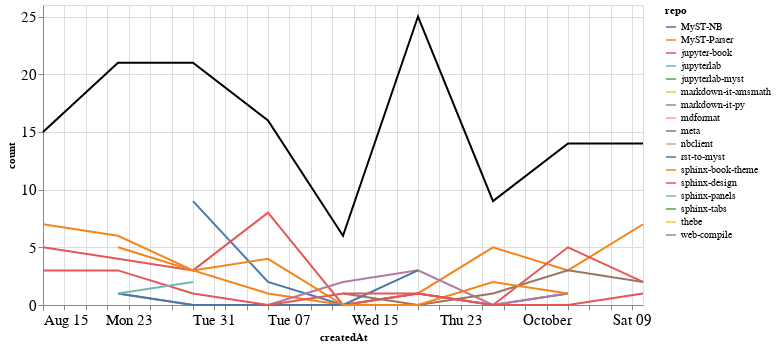

Notebook cell for this chart:
### Markdown cell above
### Comments

### Code cell
comments_time = comments.groupby('repo').resample('W', on='createdAt').count()['author'].reset_index()
comments_time = comments_time.rename(columns={'author': 'count'})
comments_time_total = comments_time.groupby('createdAt').agg({"count": "sum"}).reset_index()
ch1 = alt.Chart(comments_time, width=600).mark_line().encode(
    x='createdAt',
    y='count',
    color='repo',
    tooltip="repo"
)

ch2 = alt.Chart(comments_time_total, width=600).mark_line(color="black").encode(
    x='createdAt',
    y='count',
)

ch1 + ch2

### Figure 1 — Vega-Lite specification as saved in the notebook (floating-point values rounded to 4 significant figures)
{"config": {"axisLeft": {"labelFontSize": 15}, "axisBottom": {"labelFontSize": 15}}, "layer": [{"data": {"name": "data-57216e534bfbaed9f65c712abe31753d"}, "mark": "line", "encoding": {"color": {"type": "nominal", "field": "repo"}, "tooltip": {"type": "nominal", "field": "repo"}, "x": {"type": "temporal", "field": "createdAt"}, "y": {"type": "quantitative", "field": "count"}}, "width": 600}, {"data": {"name": "data-3243a9d8cd61280fe6541f0998f19838"}, "mark": {"type": "line", "color": "black"}, "encoding": {"x": {"type": "temporal", "field": "createdAt"}, "y": {"type": "quantitative", "field": "count"}}, "width": 600}], "$schema": "https://vega.github.io/schema/vega-lite/v4.8.1.json", "datasets": {"data-57216e534bfbaed9f65c712abe31753d": [{"repo": "MyST-NB", "createdAt": "2021-08-29T00:00:00", "count": 9}, {"repo": "MyST-NB", "createdAt": "2021-09-05T00:00:00", "count": 2}, {"repo": "MyST-NB", "createdAt": "2021-09-12T00:00:00", "count": 0}, {"repo": "MyST-NB", "createdAt": "2021-09-19T00:00:00", "count": 1}, {"repo": "MyST-NB", "createdAt": "2021-09-26T00:00:00", "count": 0}, {"repo": "MyST-NB", "createdAt": "2021-10-03T00:00:00", "count": 1}, {"repo": "MyST-Parser", "createdAt": "2021-08-15T00:00:00", "count": 7}, {"repo": "MyST-Parser", "createdAt": "2021-08-22T00:00:00", "count": 6}, {"repo": "MyST-Parser", "createdAt": "2021-08-29T00:00:00", "count": 3}, {"repo": "MyST-Parser", "createdAt": "2021-09-05T00:00:00", "count": 1}, {"repo": "MyST-Parser", "createdAt": "2021-09-12T00:00:00", "count": 0}, {"repo": "MyST-Parser", "createdAt": "2021-09-19T00:00:00", "count": 1}, {"repo": "MyST-Parser", "createdAt": "2021-09-26T00:00:00", "count": 5}, {"repo": "MyST-Parser", "createdAt": "2021-10-03T00:00:00", "count": 3}, {"repo": "MyST-Parser", "createdAt": "2021-10-10T00:00:00", "count": 7}, {"repo": "jupyter-book", "createdAt": "2021-08-15T00:00:00", "count": 5}, {"repo": "jupyter-book", "createdAt": "2021-08-22T00:00:00", "count": 4}, {"repo": "jupyter-book", "createdAt": "2021-08-29T00:00:00", "count": 3}, {"repo": "jupyter-book", "createdAt": "2021-09-05T00:00:00", "count": 8}, {"repo": "jupyter-book", "createdAt": "2021-09-12T00:00:00", "count": 0}, {"repo": "jupyter-book", "createdAt": "2021-09-19T00:00:00", "count": 1}, {"repo": "jupyter-book", "createdAt": "2021-09-26T00:00:00", "count": 0}, {"repo": "jupyter-book", "createdAt": "2021-10-03T00:00:00", "count": 5}, {"repo": "jupyter-book", "createdAt": "2021-10-10T00:00:00", "count": 2}, {"repo": "jupyterlab", "createdAt": "2021-09-19T00:00:00", "count": 1}, {"repo": "jupyterlab-myst", "createdAt": "2021-09-19T00:00:00", "count": 7}, {"repo": "markdown-it-amsmath", "createdAt": "2021-09-12T00:00:00", "count": 1}, {"repo": "markdown-it-py", "createdAt": "2021-08-22T00:00:00", "count": 1}, {"repo": "markdown-it-py", "createdAt": "2021-08-29T00:00:00", "count": 0}, {"repo": "markdown-it-py", "createdAt": "2021-09-05T00:00:00", "count": 0}, {"repo": "markdown-it-py", "createdAt": "2021-09-12T00:00:00", "count": 2}, {"repo": "markdown-it-py", "createdAt": "2021-09-19T00:00:00", "count": 3}, {"repo": "markdown-it-py", "createdAt": "2021-09-26T00:00:00", "count": 0}, {"repo": "markdown-it-py", "createdAt": "2021-10-03T00:00:00", "count": 1}, {"repo": "mdformat", "createdAt": "2021-09-05T00:00:00", "count": 1}, {"repo": "meta", "createdAt": "2021-09-12T00:00:00", "count": 1}, {"repo": "meta", "createdAt": "2021-09-19T00:00:00", "count": 0}, {"repo": "meta", "createdAt": "2021-09-26T00:00:00", "count": 1}, {"repo": "meta", "createdAt": "2021-10-03T00:00:00", "count": 3}, {"repo": "meta", "createdAt": "2021-10-10T00:00:00", "count": 2}, {"repo": "nbclient", "createdAt": "2021-09-19T00:00:00", "count": 7}, {"repo": "rst-to-myst", "createdAt": "2021-08-22T00:00:00", "count": 1}, {"repo": "rst-to-myst", "createdAt": "2021-08-29T00:00:00", "count": 0}, {"repo": "rst-to-myst", "createdAt": "2021-09-05T00:00:00", "count": 0}, {"repo": "rst-to-myst", "createdAt": "2021-09-12T00:00:00", "count": 0}, {"repo": "rst-to-myst", "createdAt": "2021-09-19T00:00:00", "count": 3}, {"repo": "sphinx-book-theme", "createdAt": "2021-08-22T00:00:00", "count": 5}, {"repo": "sphinx-book-theme", "createdAt": "2021-08-29T00:00:00", "count": 3}, {"repo": "sphinx-book-theme", "createdAt": "2021-09-05T00:00:00", "count": 4}, {"repo": "sphinx-book-theme", "createdAt": "2021-09-12T00:00:00", "count": 0}, {"repo": "sphinx-book-theme", "createdAt": "2021-09-19T00:00:00", "count": 0}, {"repo": "sphinx-book-theme", "createdAt": "2021-09-26T00:00:00", "count": 2}, {"repo": "sphinx-book-theme", "createdAt": "2021-10-03T00:00:00", "count": 1}, {"repo": "sphinx-design", "createdAt": "2021-08-15T00:00:00", "count": 3}, {"repo": "sphinx-design", "createdAt": "2021-08-22T00:00:00", "count": 3}, {"repo": "sphinx-design", "createdAt": "2021-08-29T00:00:00", "count": 1}, {"repo": "sphinx-design", "createdAt": "2021-09-05T00:00:00", "count": 0}, {"repo": "sphinx-design", "createdAt": "2021-09-12T00:00:00", "count": 1}, {"repo": "sphinx-design", "createdAt": "2021-09-19T00:00:00", "count": 1}, {"repo": "sphinx-design", "createdAt": "2021-09-26T00:00:00", "count": 0}, {"repo": "sphinx-design", "createdAt": "2021-10-03T00:00:00", "count": 0}, {"repo": "sphinx-design", "createdAt": "2021-10-10T00:00:00", "count": 1}, {"repo": "sphinx-panels", "createdAt": "2021-08-22T00:00:00", "count": 1}, {"repo": "sphinx-panels", "createdAt": "2021-08-29T00:00:00", "count": 2}, {"repo": "sphinx-tabs", "createdAt": "2021-09-12T00:00:00", "count": 1}, {"repo": "thebe", "createdAt": "2021-10-10T00:00:00", "count": 2}, {"repo": "web-compile", "createdAt": "2021-09-26T00:00:00", "count": 1}], "data-3243a9d8cd61280fe6541f0998f19838": [{"createdAt": "2021-08-15T00:00:00", "count": 15}, {"createdAt": "2021-08-22T00:00:00", "count": 21}, {"createdAt": "2021-08-29T00:00:00", "count": 21}, {"createdAt": "2021-09-05T00:00:00", "count": 16}, {"createdAt": "2021-09-12T00:00:00", "count": 6}, {"createdAt": "2021-09-19T00:00:00", "count": 25}, {"createdAt": "2021-09-26T00:00:00", "count": 9}, {"createdAt": "2021-10-03T00:00:00", "count": 14}, {"createdAt": "2021-10-10T00:00:00", "count": 14}]}}
